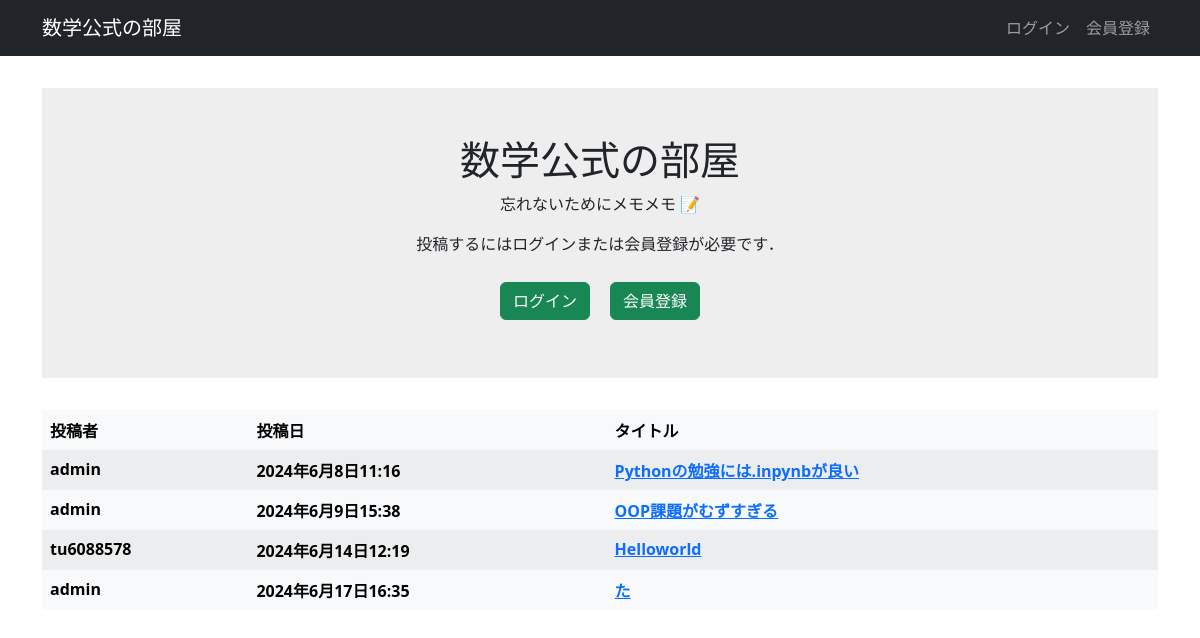
/, run on an earlier commit of the app's database.
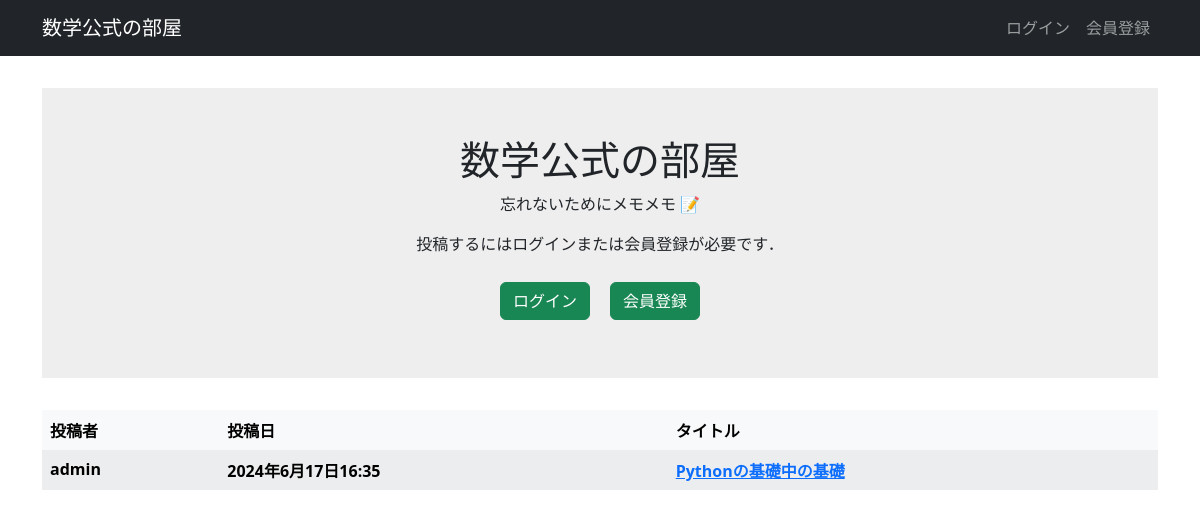
And on a later commit of the database.
### helloworld/models.py (models this page shows, shortened)
class Helloworld(models.Model):
    title = models.CharField('タイトル', max_length=128)
    code = models.TextField('数式', blank=True)
    description = models.TextField('説明', blank=True)
    created_by = models.ForeignKey(settings.AUTH_USER_MODEL,
                                   verbose_name='投稿者',
                                   on_delete=models.CASCADE)
    created_at = models.DateTimeField('投稿日', auto_now_add=True)
    updated_at = models.DateTimeField('更新日', auto_now=True)

### helloworld/views.py (the view)
# urls.py: path('', top, name='top'),
def top(request):
    snippets = Helloworld.objects.all() # Snippetの一覧を取得
    context = {'snippets': snippets}
    return render(request, 'snippets/top.html', context)

### helloworld/templates/snippets/top.html
{% extends 'base.html' %}
{% block main %}
<div class="welcome">
    <h1 class="title">数学公式の部屋</h1>
    <p class="subtitle">忘れないためにメモメモ 📝 </p>
    {% if user.is_authenticated %}
    <a class="btn btn-success" href="{% url 'snippet_new' %}">投稿する</a>
    {% else %}
    <p>投稿するにはログインまたは会員登録が必要です．</p>
    <div style="display: flex;">
        <a style="margin: 10px;" class="btn btn-success" href="{% url 'login' %}">ログイン</a>
        <a style="margin: 10px;" class="btn btn-success" href="{% url 'signup' %}">会員登録</a>
    </div>
    {% endif %}
</div>
{% if snippets %}
<table class="table table-light table-striped table-borderless">
    <thead>
    <tr>
        <th>投稿者</th>
        <th>投稿日</th>
        <th>タイトル</th>
    </tr>
    </thead>
    <tbody>
    {% for snippet in snippets %}
    <tr>
        <th>{{ snippet.created_by.username }}</th>
        <th>{{ snippet.created_at }}</th>
        <th><a href="{% url 'snippet_detail' snippet.id %}">{{ snippet.title }}</a></th>
    </tr>
    {% endfor %}
    </tbody>
</table>
{% else %}
<p>投稿はありません．</p>
{% endif %}
{% endblock %}

### helloworld/templates/snippets/base.html (shortened to what this page needs)
{% load static %}
{% load django_bootstrap5 %}
<html>
<head>
    {% bootstrap_css %}
    <link rel="stylesheet" href="{% static 'snippets/css/style.css' %}">
</head>
<body>
<nav class="navbar navbar-expand flex-md-row navbar-dark bg-dark">
    <div class="container justify-content-between">
        <a href="/" class="navbar-brand">数学公式の部屋</a>
        <ul class="navbar-nav mr-md-2">
            {% if user.is_authenticated %}
            <li class="nav-item"><a class="nav-link" href="{% url 'logout' %}">ログアウト</a></li>
            {% else %}
            <li class="nav-item"><a class="nav-link" href="{% url 'login' %}">ログイン</a></li>
            <li class="nav-item"><a class="nav-link" href="{% url 'signup' %}">会員登録</a></li>
            {% endif %}
        </ul>
    </div>
</nav>
<main>
    <div class="container">
        {% block main %}{% endblock %}
    </div>
</main>
</body>
</html>

### helloworld/static/snippets/css/style.css (style rules this page uses)
main { padding: 2rem 0; }
.welcome { padding: 3rem 0; margin-bottom: 2rem; background-color: #eee; align-items: center; display: flex; flex-direction: column; }

What changed in the data, as far as the page shows it:
removed Helloworld: created_by.username "admin", created_at "2024年6月8日11:16", title "Pythonの勉強には.inpynbが良い"
removed Helloworld: created_by.username "admin", created_at "2024年6月9日15:38", title "OOP課題がむずすぎる"
removed Helloworld: created_by.username "tu6088578", created_at "2024年6月14日12:19", title "Helloworld"
changed Helloworld "admin": title "た" → "Pythonの基礎中の基礎"
